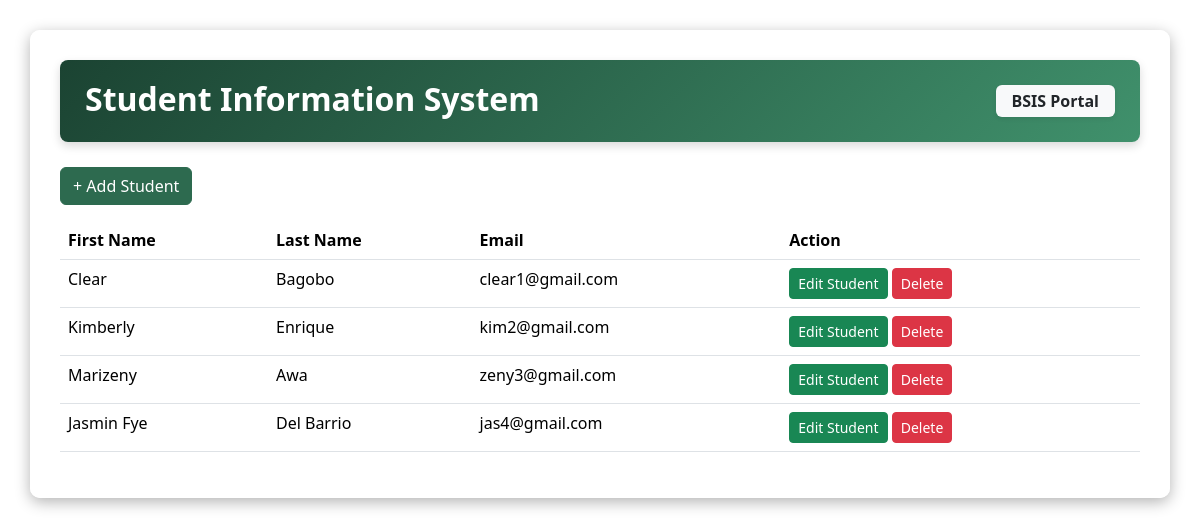
The page / on the database its author committed.
### tables this page shows
CREATE TABLE IF NOT EXISTS `students` (
  `id` int NOT NULL AUTO_INCREMENT,
  `firstname` varchar(50) NOT NULL,
  `lastname` varchar(50) NOT NULL,
  `email` varchar(50) NOT NULL,
  PRIMARY KEY (`id`)
);

### index.php (the view, shortened to what this page needs)
<head>
    <link href="https://cdn.jsdelivr.net/npm/bootstrap@5.3.3/dist/css/bootstrap.min.css" rel="stylesheet">
</head>
<body>
    <div class="container">
        <div class="header-banner d-flex justify-content-between align-items-center flex-wrap gap-2">
            <div>
                <h2 class="fw-bold mb-1">Student Information System</h2>
            </div>
            <span class="badge bg-light text-dark px-3 py-2 fs-6 shadow-sm">BSIS Portal</span>
        </div>
        <button type="button" class="btn btn-mountain mb-3" data-bs-toggle="modal" data-bs-target="#add">
            + Add Student
        </button>
        <div class="row">
            <div class="col-12">
                <table class="table">
                    <thead>
                        <tr>
                            <th scope="col">First Name</th>
                            <th scope="col">Last Name</th>
                            <th scope="col">Email</th>
                            <th scope="col">Action</th>
                        </tr>
                    </thead>
                    <tbody>
                        <?php
                        include 'database.php';
                        $query = "SELECT id, firstname, lastname, email FROM students";
                        $stmt = $conn->prepare($query);
                        $stmt->bind_result($id, $firstname, $lastname, $email);
                        $stmt->execute();
                        while ($stmt->fetch()) {
                        ?>
                        <tr>
                            <td><?php echo $firstname ?></td>
                            <td><?php echo $lastname ?></td>
                            <td><?php echo $email ?></td>
                            <td>
                                <button type="button" class="btn btn-success btn-sm" data-bs-toggle="modal" data-bs-target="#edit<?php echo $id ?>">
                                    Edit Student
                                </button>
                                <a type="button" href="delete.php?id=<?php echo $id ?>" class="btn btn-danger btn-sm">Delete</a>
                            </td>
                        </tr>
                        <?php } ?>
                    </tbody>
                </table>
            </div>
        </div>
    </div>
</body>

### index.php (style rules this page uses)
body { background-image: url('1.jpg'); background-size: cover; background-position: center; background-repeat: no-repeat; background-attachment: fixed; min-height: 100vh; }
.container { margin-top: 30px; background: rgba(255, 255, 255, 0.95); padding: 30px; border-radius: 10px; box-shadow: 0px 4px 15px rgba(0, 0, 0, 0.3); }
.header-banner { background: linear-gradient(135deg, #1b4332, #40916c); color: white; padding: 20px 25px; border-radius: 8px; margin-bottom: 25px; box-shadow: 0px 4px 10px rgba(0, 0, 0, 0.15); }
.btn-mountain { background-color: #2d6a4f; border-color: #2d6a4f; color: white; }

### rows shown on the page
students: firstname "Clear", lastname "Bagobo", email "clear1@gmail.com"
students: firstname "Kimberly", lastname "Enrique", email "kim2@gmail.com"
students: firstname "Marizeny", lastname "Awa", email "zeny3@gmail.com"
students: firstname "Jasmin Fye", lastname "Del Barrio", email "jas4@gmail.com"
